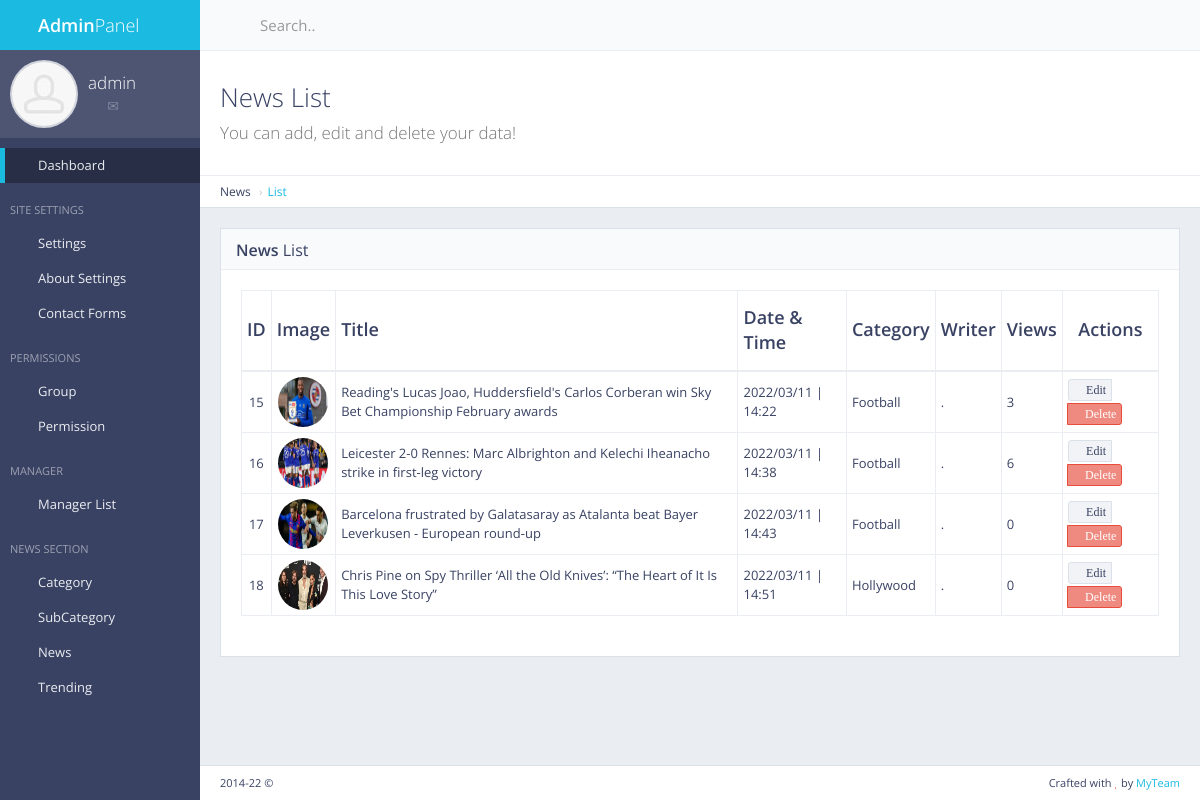
Screenshot of /panel/news/list/ (signed in) with the database file from the repository.
### news/models.py (models this page shows, shortened)
class News(models.Model):
    name = models.CharField(max_length=250)
    short_txt = models.TextField()
    body_txt = models.TextField()
    date = models.CharField(max_length=12)
    time = models.CharField(max_length=12, default="00:00")
    picname = models.TextField()
    picurl = models.TextField(default=".")
    writer = models.CharField(max_length=50)
    catname = models.CharField(max_length=50, default='.')
    catid = models.IntegerField(default=0)
    ocatid = models.IntegerField(default=0)
    show = models.IntegerField(default=0)
    tag = models.TextField(default="")

### news/views.py (the view)
# urls.py: re_path(r'panel/news/list/$', views.news_list, name='news_list'),
def news_list(request):
    if not request.user.is_authenticated :
        return redirect('mylogin')
    news = News.objects.all()
    return render(request, 'back/news_list.html', {'news': news})

### main/templatetags/extera_auth.py (called while the page is built)
@register.filter(name='has_group')
def has_group(user, group_name):
    return user.groups.filter(name=group_name).exists()

### main/templates/back/news_list.html (shortened to what this page needs)
{% extends 'back/master.html' %}
{% load static %}
{% block mainblock %}
    <div class="content-header">
        <div class="header-section">
            <h1>
                <i class="fa fa-table"></i>News List<br><small>You can add, edit and delete your data!</small>
            </h1>
        </div>
    </div>
    <ul class="breadcrumb breadcrumb-top">
        <li>News</li>
        <li><a href="/panel/news/list/">List</a></li>
    </ul>
    <div class="block full">
        <div class="block-title">
            <h2><strong>News</strong> List</h2>
        </div>
        <div class="table-responsive">
            <table id="example-datatable" class="table table-vcenter table-condensed table-bordered">
                <thead>
                    <tr>
                        <th class="text-center">ID</th>
                        <th class="text-center">Image</th>
                        <th>Title</th>
                        <th>Date & Time</th>
                        <th>Category</th>
                        <th>Writer</th>
                        <th>Views</th>
                        <th class="text-center">Actions</th>
                    </tr>
                </thead>
                <tbody>
                    {% for cc in news %}
                    <tr>
                        <td class="text-center">{{ cc.pk }}</td>
                        <td class="text-center"><img style="display: inline-block; width: 50px; height: 50px;" src="{{ cc.picurl }}" alt="avatar" class="img-circle"></td>
                        <td>{{ cc.name }}</td>
                        <td>{{ cc.date }} | {{cc.time}}</td>
                        <td>{{cc.catname}}</td>
                        <td>{{ cc.writer }}</td>
                        <td>{{ cc.show }}</td>
                        <td class="text-center">
                            <div class="btn-group">
                                <a href="{% url 'news_edit' pk=cc.pk %}" data-toggle="tooltip" title="Edit" class="btn btn-xs btn-default"><i class="fa fa-pencil"> Edit</i></a>
                                <a href="{% url 'news_delete' pk=cc.pk %}" data-toggle="tooltip" title="Delete" class="btn btn-xs btn-danger"><i class="fa fa-times"> Delete</i></a>
                            </div>
                        </td>
                    </tr>
                    {% endfor %}
                </tbody>
            </table>
        </div>
    </div>
{% endblock %}

### main/templates/back/master.html (shortened to what this page needs)
{% load static %}
{% load extera_auth %}
{% if user.is_authenticated%}
<!DOCTYPE html>
 <html class="no-js" lang="en">
    <head>
        <link rel="stylesheet" href="{% static 'back/css/bootstrap.min.css' %}">
        <link rel="stylesheet" href="{% static 'back/css/plugins.css' %}">
        <link rel="stylesheet" href="{% static 'back/css/main.css' %}">
        <link rel="stylesheet" href="{% static 'back/css/themes.css' %}">
    </head>
    <body>
        <div id="page-wrapper">
            <div id="page-container" class="sidebar-partial sidebar-visible-lg sidebar-no-animations">
                <div id="sidebar">
                    <div id="sidebar-scroll">
                        <div class="sidebar-content">
                            <a href="/panel" class="sidebar-brand">
                                <i class="gi gi-flash"></i><span class="sidebar-nav-mini-hide"><strong>Admin</strong>Panel</span>
                            </a>
                            <div class="sidebar-section sidebar-user clearfix sidebar-nav-mini-hide">
                                <div class="sidebar-user-avatar">
                                    <a href="page_ready_user_profile.html">
                                        <img src="{% static 'back/img/placeholders/avatars/avatar2.jpg' %}" alt="avatar">
                                    </a>
                                </div>
                                <div class="sidebar-user-name">{{ request.user }}</div>
                                <div class="sidebar-user-links">
                                    <a href="page_ready_user_profile.html" data-toggle="tooltip" data-placement="bottom" title="Profile"><i class="gi gi-user"></i></a>
                                    <a href="page_ready_inbox.html" data-toggle="tooltip" data-placement="bottom" title="Messages"><i class="gi gi-envelope"></i></a>
                                    <a href="/panel/change/pass/" class="enable-tooltip" data-placement="bottom" title="Settings" ><i class="gi gi-cogwheel"></i></a>
                                    <a href="/logout" data-toggle="tooltip" data-placement="bottom" title="Logout"><i class="gi gi-exit"></i></a>
                                </div>
                            </div>
                            <ul class="sidebar-nav">
                                <li>
                                    <a href="/panel" class=" active"><i class="gi gi-stopwatch sidebar-nav-icon"></i><span class="sidebar-nav-mini-hide">Dashboard</span></a>
                                </li>
                                {% if request.user|has_group:"masteruser" %}
                                <li class="sidebar-header">
                                    <span class="sidebar-header-options clearfix"><a href="javascript:void(0)" data-toggle="tooltip" title="Quick Settings"><i class="gi gi-settings"></i></a></span>
                                    <span class="sidebar-header-title">Site Settings</span>
                                </li>
                                <li>
                                    <a href="/panel/setting" class=" "><i class="gi gi-show_big_thumbnails sidebar-nav-icon"></i><span class="sidebar-nav-mini-hide">Settings</span></a>
                                </li>
                                <li>
                                    <a href="/panel/about/setting" class=" "><i class="gi gi-show_big_thumbnails sidebar-nav-icon"></i><span class="sidebar-nav-mini-hide">About Settings</span></a>
                                </li>
                                <li>
                                    <a href="/panel/contactform" class=" "><i class="gi gi-show_big_thumbnails sidebar-nav-icon"></i><span class="sidebar-nav-mini-hide">Contact Forms</span></a>
                                </li>
                                <li class="sidebar-header">
                                    <span class="sidebar-header-options clearfix"><a href="javascript:void(0)" data-toggle="tooltip" title="Quick Settings"><i class="gi gi-settings"></i></a></span>
                                    <span class="sidebar-header-title">Permissions</span>
                                </li>
                                <li>
                                    <a href="/panel/manager/group/" class=" "><i class="gi gi-show_big_thumbnails sidebar-nav-icon"></i><span class="sidebar-nav-mini-hide">Group</span></a>
                                </li>
                                <li>
                                    <a href="/panel/manager/perms/" class=" "><i class="gi gi-show_big_thumbnails sidebar-nav-icon"></i><span class="sidebar-nav-mini-hide">Permission</span></a>
                                </li>
                                <li class="sidebar-header">
                                    <span class="sidebar-header-options clearfix"><a href="javascript:void(0)" data-toggle="tooltip" title="Quick Settings"><i class="gi gi-settings"></i></a></span>
                                    <span class="sidebar-header-title">Manager</span>
                                </li>
                                <li>
                                    <a href="/panel/manager/list/" class=" "><i class="gi gi-show_big_thumbnails sidebar-nav-icon"></i><span class="sidebar-nav-mini-hide">Manager List</span></a>
                                </li>
                                {% endif %}
                                <li class="sidebar-header">
                                    <span class="sidebar-header-options clearfix"><a href="javascript:void(0)" data-toggle="tooltip" title="Quick Settings"><i class="gi gi-settings"></i></a></span>
                                    <span class="sidebar-header-title">News Section</span>
                                </li>
                                {% if request.user|has_group:"masteruser" %}
                                <li>
                                    <a href="#" class="sidebar-nav-menu"><i class="fa fa-angle-left sidebar-nav-indicator sidebar-nav-mini-hide"></i><i class="gi gi-show_big_thumbnails sidebar-nav-icon"></i><span class="sidebar-nav-mini-hide">Category</span></a>
                                </li>
                                <li>
                                    <a href="#" class="sidebar-nav-menu"><i class="fa fa-angle-left sidebar-nav-indicator sidebar-nav-mini-hide"></i><i class="gi gi-show_big_thumbnails sidebar-nav-icon"></i><span class="sidebar-nav-mini-hide">SubCategory</span></a>
                                </li>
                                {% endif %}
                                <li>
                                    <a href="#" class="sidebar-nav-menu"><i class="fa fa-angle-left sidebar-nav-indicator sidebar-nav-mini-hide"></i><i class="gi gi-show_big_thumbnails sidebar-nav-icon"></i><span class="sidebar-nav-mini-hide">News</span></a>
                                </li>
                                {% if request.user|has_group:"masteruser" %}
                                <li>
                                    <a href="/panel/trending" class=" "><i class="gi gi-show_big_thumbnails sidebar-nav-icon"></i><span class="sidebar-nav-mini-hide">Trending</span></a>
                                </li>
                                {% endif %}
                            </ul>
                        </div>
                    </div>
                </div>
                <div id="main-container">
                    <header class="navbar navbar-default">
                        <ul class="nav navbar-nav-custom">
                            <li>
                                <a href="javascript:void(0)" onclick="App.sidebar('toggle-sidebar');this.blur();">
                                    <i class="fa fa-bars fa-fw"></i>
                                </a>
                            </li>
                        </ul>
                        <form action="page_ready_search_results.html" method="post" class="navbar-form-custom">
                            <div class="form-group">
                                <input type="text" id="top-search" name="top-search" class="form-control" placeholder="Search..">
                            </div>
                        </form>
                    </header>
                    <div id="page-content">
                        {% block mainblock %}
                        {% endblock %}
                    </div>
                    <footer class="clearfix">
                        <div class="pull-right">
                            Crafted with <i class="fa fa-heart text-danger"></i> by <a href="#" target="_blank">MyTeam</a>
                        </div>
                        <div class="pull-left">
                            <span id="year-copy"></span> &copy;
                        </div>
                    </footer>
                </div>
            </div>
        </div>
    </body>
</html>
{% else %}
Please login
{% endif %}

### rows the page displays
News: pk "15", picurl (picture), name "Reading's Lucas Joao, Huddersfield's Carlos Corberan win Sky Bet Championship February awards", date "2022/03/11", time "14:22", catname "Football", writer ".", show "3"
News: pk "16", picurl (picture), name "Leicester 2-0 Rennes: Marc Albrighton and Kelechi Iheanacho strike in first-leg victory", date "2022/03/11", time "14:38", catname "Football", writer ".", show "6"
News: pk "17", picurl (picture), name "Barcelona frustrated by Galatasaray as Atalanta beat Bayer Leverkusen - European round-up", date "2022/03/11", time "14:43", catname "Football", writer ".", show "0"
News: pk "18", picurl (picture), name "Chris Pine on Spy Thriller ‘All the Old Knives’: “The Heart of It Is This Love Story”", date "2022/03/11", time "14:51", catname "Hollywood", writer ".", show "0"

### other values shown
{{ request.user }} "admin"
